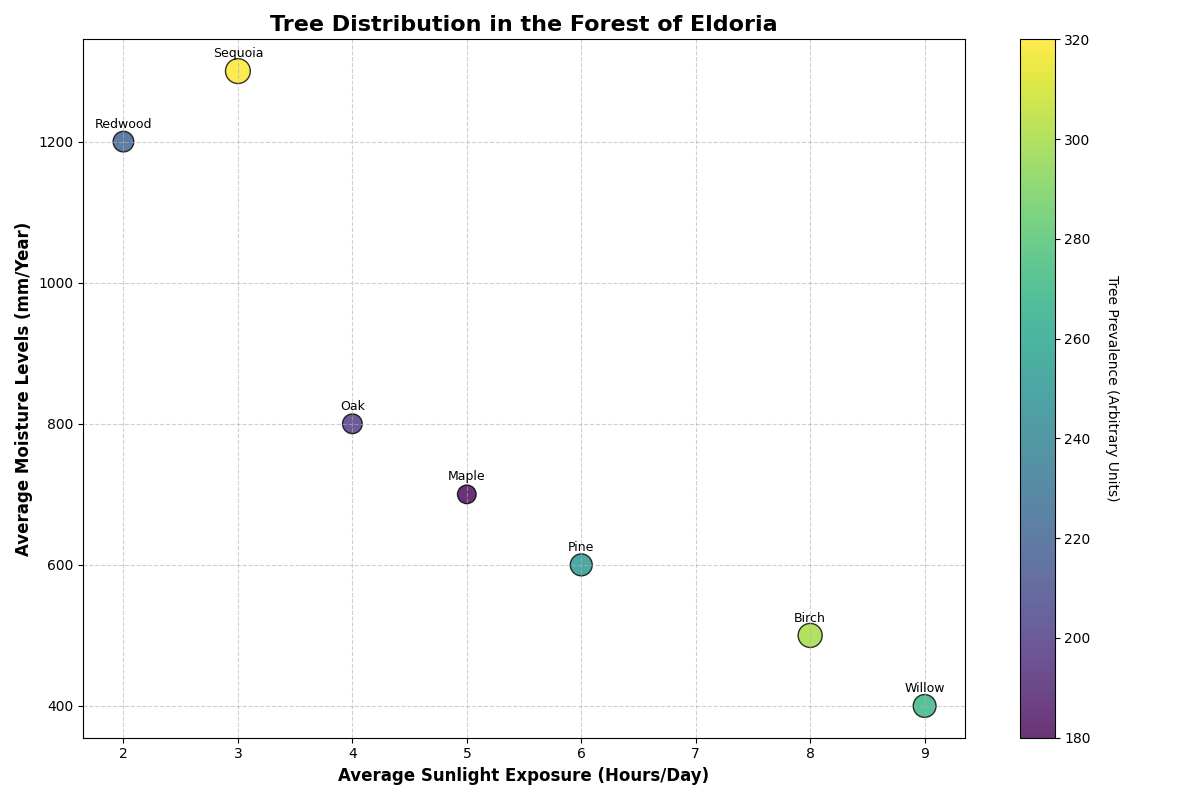

Write Python code to recreate this figure.
import matplotlib.pyplot as plt
import numpy as np

# Defining tree species and their fictional distributions
tree_species = ['Oak', 'Pine', 'Maple', 'Birch', 'Redwood', 'Willow', 'Sequoia']
sunlight_hours = np.array([4, 6, 5, 8, 2, 9, 3])  # Sunlight exposure (hours/day)
moisture_levels = np.array([800, 600, 700, 500, 1200, 400, 1300])  # Moisture levels (mm/year)
prevalence = np.array([200, 250, 180, 300, 220, 270, 320])  # Tree prevalence (size of scatter)

# Create a scatter plot
plt.figure(figsize=(12, 8))
scatter = plt.scatter(sunlight_hours, moisture_levels, s=prevalence, c=prevalence, cmap='viridis', edgecolor='black', alpha=0.8)

# Titles and labels
plt.title('Tree Distribution in the Forest of Eldoria', fontsize=16, fontweight='bold')
plt.xlabel('Average Sunlight Exposure (Hours/Day)', fontsize=12, fontweight='bold')
plt.ylabel('Average Moisture Levels (mm/Year)', fontsize=12, fontweight='bold')

# Add a color bar
color_bar = plt.colorbar(scatter)
color_bar.set_label('Tree Prevalence (Arbitrary Units)', rotation=270, labelpad=20)

# Annotations for each type of tree
for i, species in enumerate(tree_species):
    plt.annotate(species, (sunlight_hours[i], moisture_levels[i]), 
                 textcoords="offset points", xytext=(0,10), ha='center', fontsize=9, color='black')

# Grid for better readability
plt.grid(True, linestyle='--', alpha=0.6)

# Automatically adjust the layout
plt.tight_layout()

# Display the plot
plt.show()
